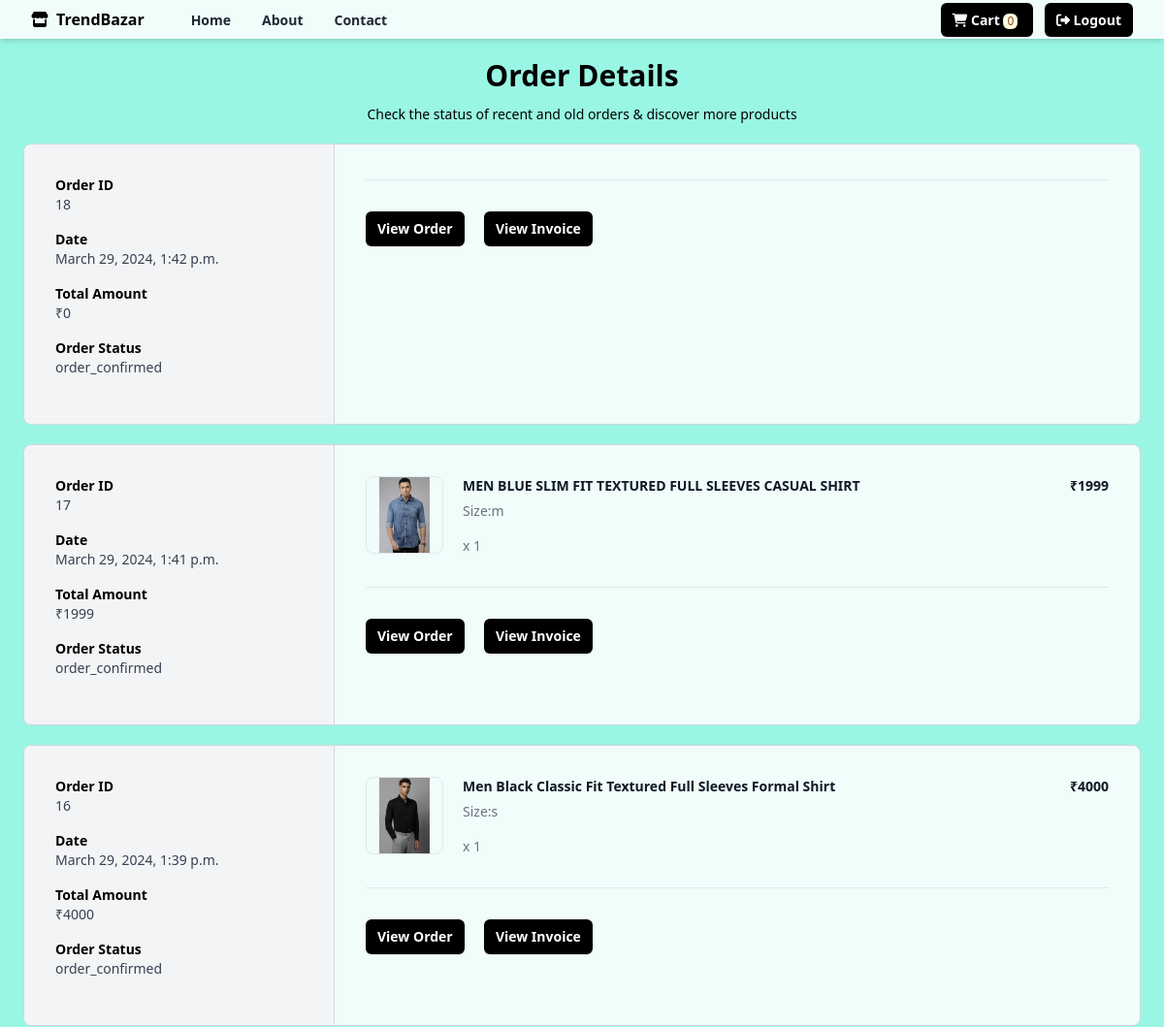
The app's page /orders/all/ (signed in, upper part), older data.
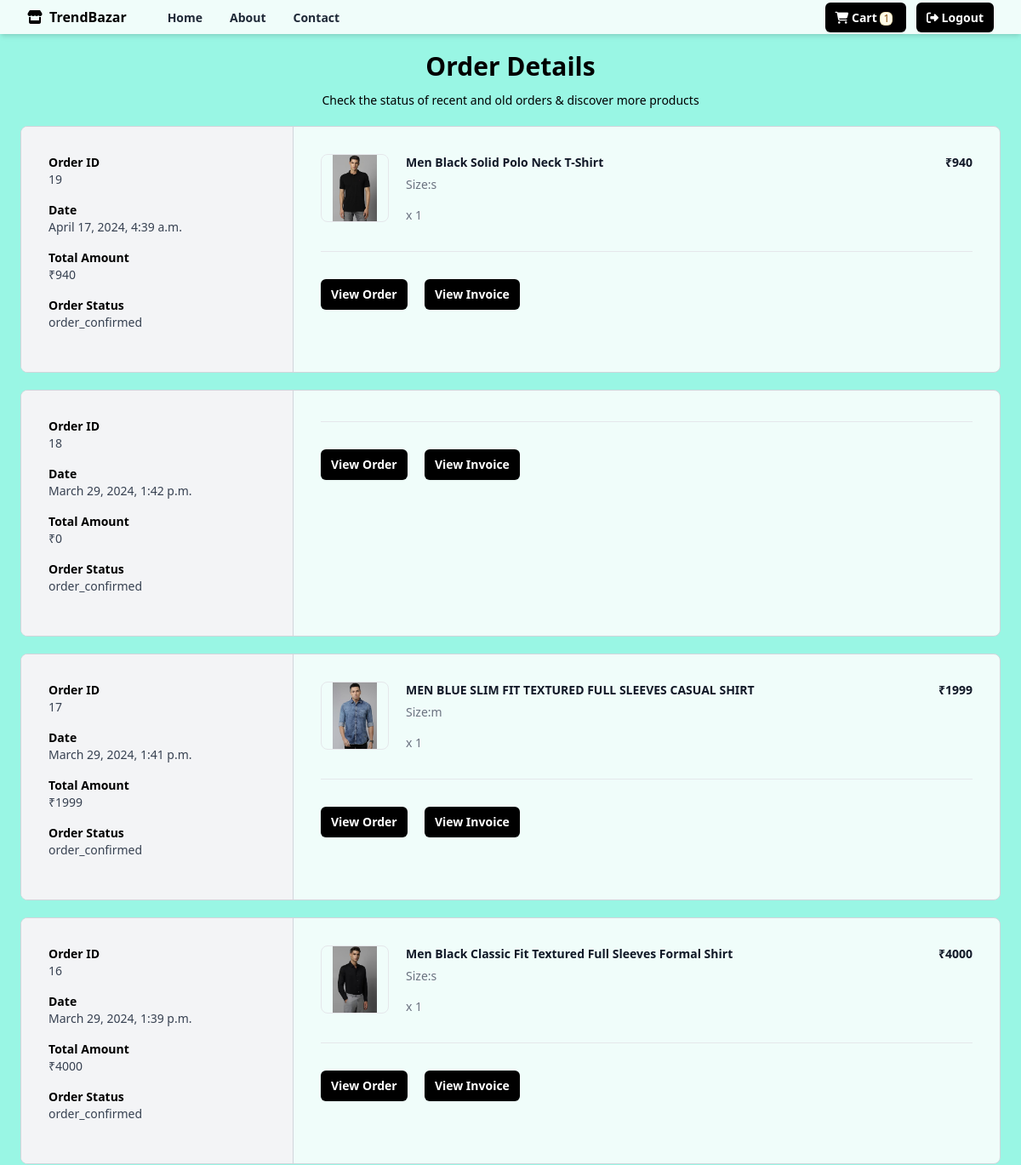
The same page, newer data.
### store/models.py (models this page shows, shortened)
class Order(models.Model):
    user_object = models.ForeignKey(User, on_delete=models.CASCADE, related_name='myorders')
    basket_item_objects = models.ManyToManyField(BasketItem)
    delivery_address = models.CharField(max_length=250)
    phone = models.CharField(max_length=12)
    email = models.CharField(max_length=100)
    pay_options = (
        ('online', 'online'),
        ('cod', 'cod')
    )
    payment_mode = models.CharField(max_length=100, choices=pay_options, default='cod')
    order_id = models.CharField(max_length=200, null=True)
    is_paid = models.BooleanField(default=False)
    order_status = (
        ('order_confirmed', 'Order confirmed'),
        ('dispatched', 'Dispatched'),
        ('in_transit', 'In transit'),
        ('delivered', 'Delivered'),
        ('cancelled', 'Cancelled'),
    )
    status = models.CharField(max_length=200, choices=order_status, default='order_confirmed')
    created_date = models.DateTimeField(auto_now_add=True)
    updated_date = models.DateTimeField(auto_now=True)
    is_active = models.BooleanField(default=True)
    @property
    def order_total(self):
        basket_items = self.basket_item_objects.all()
        total = 0
        for bi in basket_items:
            total += bi.item_total
        return total

class BasketItem(models.Model):
    basket_object = models.ForeignKey(Basket, on_delete=models.CASCADE, related_name='cartitems')
    product_object = models.ForeignKey(Product, on_delete=models.CASCADE)
    size_object = models.ForeignKey(Size, on_delete=models.CASCADE)
    quantity = models.PositiveIntegerField(default=1)
    created_date = models.DateTimeField(auto_now_add=True)
    updated_date = models.DateTimeField(auto_now=True)
    is_active = models.BooleanField(default=True)
    is_order_placed = models.BooleanField(default=False)
    @property
    def item_total(self):
        return self.product_object.price * self.quantity

class Product(models.Model):
    title = models.CharField(max_length=200)
    description = models.TextField(null=True, blank=True)
    size_object = models.ManyToManyField(Size, null=True)
    category_object = models.ForeignKey(Category, on_delete=models.CASCADE)
    brand_object = models.ForeignKey(Brand, on_delete=models.CASCADE)
    image = models.ImageField(upload_to='product_images', null=True, blank=True, default='product_images/default.jpg')
    price = models.PositiveIntegerField()
    created_date = models.DateTimeField(auto_now_add=True)
    updated_date = models.DateTimeField(auto_now=True)
    is_active = models.BooleanField(default=True)

class Size(models.Model):
    name = models.CharField(max_length=100, unique=True)
    created_date = models.DateTimeField(auto_now_add=True)
    updated_date = models.DateTimeField(auto_now=True)
    is_active = models.BooleanField(default=True)
    def __str__(self):
        return self.name

### store/views.py (the view)
# urls.py: path('orders/all/', views.MyOrdersView.as_view(), name='orders'),
@method_decorator([signin_required, never_cache], name='dispatch')
class MyOrdersView(View):
    def get(self, request, *args, **kwargs):
        qs = Order.objects.filter(user_object=request.user).exclude(status="cancelled").order_by("-id")
        return render(request, 'myorder.html', {'data': qs})

### store/context_processors.py (called while the page is built)
def demo(request):
    return {'msg': 'Hello coder'}

def cart_count(request):
    count = 0
    if request.user.is_authenticated:
        if request.user.cart.get_cart_items.count() > 0:
            data = request.user.cart.cartitems.filter(is_order_placed=False).values_list('quantity').aggregate(total=Sum('quantity'))
            count = data.get('total')
    return {'item_count': count}

### store/models.py (called while the page is built)
    @property
    def get_cart_items(self):
        qs = self.cartitems.filter(is_order_placed=False)
        return qs

### store/templates/myorder.html (shortened to what this page needs)
{%extends 'base.html'%}
{%block body_block%}
<div class="text-center mt-5">
  <h2 class="text-3xl font-bold">Order Details</h2>
  <div class="mt-3 text-sm">
    Check the status of recent and old orders &amp; discover more products
  </div>
</div>
{%for o in data%}
<div class="mx-auto max-w-6xl px-2 md:px-0 my-5">
    <div class="flex flex-col overflow-hidden rounded-lg border border-gray-300 md:flex-row bg-teal-50">
      <div class="w-full border-r border-gray-300 bg-gray-100 md:max-w-xs">
        <div class="p-8">
          <div class="grid grid-cols-2 sm:grid-cols-4 md:grid-cols-1">
            <div class="mb-4">
              <div class="text-sm font-semibold">Order ID</div>
              <div class="text-sm font-medium text-gray-700">{{o.id}}</div>
            </div>
            <div class="mb-4">
              <div class="text-sm font-semibold">Date</div>
              <div class="text-sm font-medium text-gray-700">{{o.created_date}}</div>
            </div>
            <div class="mb-4">
              <div class="text-sm font-semibold">Total Amount</div>
              <div class="text-sm font-medium text-gray-700">₹{{o.order_total}}</div>
            </div>
            <div class="mb-4">
              <div class="text-sm font-semibold">Order Status</div>
              <div class="text-sm font-medium text-gray-700">{{o.status}}</div>
            </div>
          </div>
        </div>
      </div>
      <div class="flex-1">
        <div class="p-8">
          <ul class="-my-7 divide-y divide-gray-200">
                {%for oi in  o.basket_item_objects.all%}
                <li class="flex flex-col justify-between space-x-5 py-7 md:flex-row">
                    <div class="flex flex-1 items-stretch">
                      <div class="flex-shrink-0">
                        <img
                          class="h-20 w-20 rounded-lg border border-gray-200 object-contain"
                          src="{{oi.product_object.image.url}}"
                          alt="https://static.nike.com/a/images/c_limit,w_592,f_auto/t_product_v1/54a510de-a406-41b2-8d62-7f8c587c9a7e/air-force-1-07-lv8-shoes-9KwrSk.png"
                        />
                      </div>
                      <div class="ml-5 flex flex-col justify-between">
                        <div class="flex-1">
                          <p class="text-sm font-bold text-gray-900">
                            {{oi.product_object.title}}
                          </p>
                          <p class="mt-1.5 text-sm font-medium text-gray-500">Size:{{oi.size_object}}</p>
                        </div>
                        <p class="mt-4 text-sm font-medium text-gray-500">x {{oi.quantity}}</p>
                      </div>
                    </div>
                    <div class="ml-auto flex flex-col items-end justify-between">
                      <p class="text-right text-sm font-bold text-gray-900">₹{{oi.item_total}}</p>
                    </div>
                  </li>
                {%endfor%}
          </ul>
          <hr class="my-8 border-t border-t-gray-200" />
          <div class="space-x-4">
            <button
              type="button"
              class="rounded-md bg-black px-3 py-2 text-sm font-semibold text-white shadow-sm hover:bg-black/80 focus-visible:outline focus-visible:outline-2 focus-visible:outline-offset-2 focus-visible:outline-black"
            >
              View Order
            </button>
            <button
              type="button"
              class="rounded-md bg-black px-3 py-2 text-sm font-semibold text-white shadow-sm hover:bg-black/80 focus-visible:outline focus-visible:outline-2 focus-visible:outline-offset-2 focus-visible:outline-black"
            >
              View Invoice
            </button>
          </div>
        </div>
      </div>
    </div>
  </div>
{%endfor%}
{%endblock%}

Row changes from the older to the newer data that the page shows:
added Order: id "19", created_date "April 17, 2024, 4:39 a.m.", order_total "940", status "order_confirmed"
added BasketItem: product_object.image (picture), product_object "Men Black Solid Polo Neck T-Shirt", size_object "s", quantity "1", item_total "940", shown under "19"
Text that changed along with them:
{{ item_count }}: "0" → "1"
